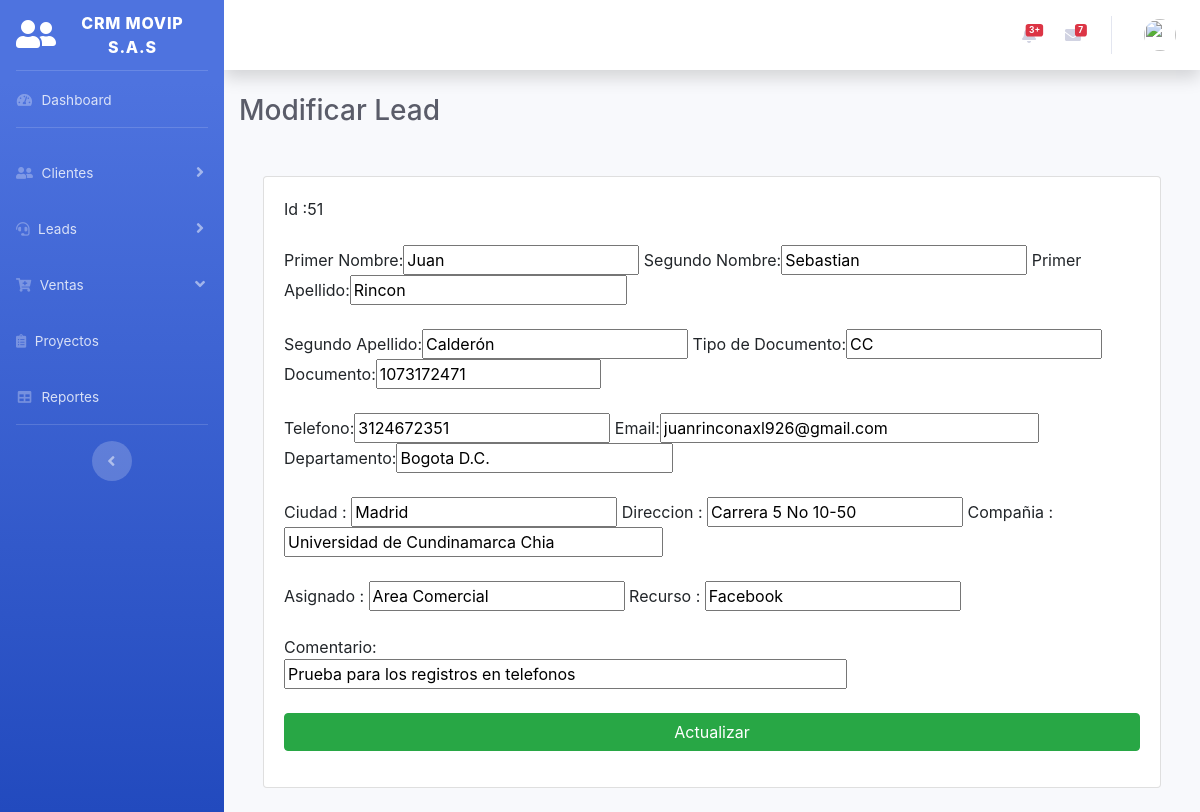
Page /modificarlead.php?id=51 (signed in) on the committed database.
### tables this page shows
CREATE TABLE `leads` (
  `id_lead` int(10) NOT NULL,
  `nombre_lead` varchar(50) NOT NULL,
  `segundo_nombre_lead` varchar(50) NOT NULL,
  `primer_apellido_lead` varchar(50) NOT NULL,
  `segundo_apellido_lead` varchar(50) NOT NULL,
  `tipodocumento_lead` varchar(100) NOT NULL,
  `documento_lead` int(20) NOT NULL,
  `telefono_lead` bigint(100) NOT NULL,
  `email_lead` varchar(50) NOT NULL,
  `departamento_lead` varchar(100) NOT NULL,
  `ciudad_lead` varchar(30) NOT NULL,
  `direccion_lead` varchar(100) NOT NULL,
  `estado_lead` int(20) NOT NULL,
  `compañia_lead` varchar(100) NOT NULL,
  `asignado_lead` varchar(30) NOT NULL,
  `comentario_lead` text NOT NULL,
  `recurso_lead` varchar(50) NOT NULL
);

### modificarlead.php (the view, shortened to what this page needs)
<?php
include("conlead.php");
$tipo_usuario = $_SESSION['tipo_usuario'];
$id_lead = $_GET['id'];
?>
<!DOCTYPE html>
<html lang="en">
<head>
  <link href="vendor/fontawesome-free/css/all.min.css" rel="stylesheet" type="text/css">
  <link href="css/sb-admin-2.min.css" rel="stylesheet">
  <link rel="stylesheet" href="files/bower_components/bootstrap/dist/css/bootstrap.min.css">
</head>
<body id="page-top">
  <div id="wrapper">
    <ul class="navbar-nav bg-gradient-primary sidebar sidebar-dark accordion" id="accordionSidebar">
      <a class="sidebar-brand d-flex align-items-center justify-content-center" href="principal.php">
        <div class="sidebar-brand-icon">
          <i class="fas fa-user-friends"></i>
        </div>
        <div class="sidebar-brand-text mx-3">CRM Movip S.A.S</div>
      </a>
      <hr class="sidebar-divider my-0">
      <li class="nav-item inactive">
        <a class="nav-link" href="principal.php">
          <i class="fas fa-fw fa-tachometer-alt"></i>
          <span>Dashboard</span></a>
      </li>
      <hr class="sidebar-divider">
      <?php if ($tipo_usuario == 1) { ?>
        <li class="nav-item">
          <a class="nav-link collapsed" href="#" data-toggle="collapse" data-target="#collapseTwo" aria-expanded="true" aria-controls="collapseTwo">
            <i class="fas fa-user-friends"></i>
            <span>Clientes</span>
          </a>
        </li>
        <li class="nav-item">
          <a class="nav-link collapsed" href="#" data-toggle="collapse" data-target="#collapseUtilities" aria-expanded="true" aria-controls="collapseUtilities">
            <i class="fas fa-headset"></i>
            <span>Leads</span>
          </a>
        </li>
        <li class="nav-item">
          <a class="nav-link" href="#" data-toggle="collapse" data-target="#collapsePages" aria-expanded="true" aria-controls="collapsePages">
            <i class=" fas fa-cart-plus"></i></i>
            <span>Ventas</span>
          </a>
        </li>
        <li class="nav-item">
          <a class="nav-link" href="charts.html">
            <i class="fas fa-clipboard-list "></i>
            <span>Proyectos</span></a>
        </li>
        <li class="nav-item">
          <a class="nav-link" href="reportes.php">
            <i class="fas fa-fw fa-table"></i>
            <span>Reportes</span></a>
        </li>
      <?php } ?>
      <hr class="sidebar-divider d-none d-md-block">
      <div class="text-center d-none d-md-inline">
        <button class="rounded-circle border-0" id="sidebarToggle"></button>
      </div>
    </ul>
    <div id="content-wrapper" class="d-flex flex-column">
      <div id="content">
        <nav class="navbar navbar-expand navbar-light bg-white topbar mb-4 static-top shadow">
          <ul class="navbar-nav ml-auto">
            <li class="nav-item dropdown no-arrow mx-1">
              <a class="nav-link dropdown-toggle" href="#" id="alertsDropdown" role="button" data-toggle="dropdown" aria-haspopup="true" aria-expanded="false">
                <span class="badge badge-danger badge-counter">3+</span>
              </a>
            </li>
            <li class="nav-item dropdown no-arrow mx-1">
              <a class="nav-link dropdown-toggle" href="#" id="messagesDropdown" role="button" data-toggle="dropdown" aria-haspopup="true" aria-expanded="false">
                <i class="fas fa-envelope fa-fw"></i>
                <span class="badge badge-danger badge-counter">7</span>
              </a>
            </li>
            <li class="nav-item dropdown no-arrow">
              <a class="nav-link dropdown-toggle" href="#" id="userDropdown" role="button" data-toggle="dropdown" aria-haspopup="true" aria-expanded="false">
                <img class="img-profile rounded-circle" src="https://source.unsplash.com/QAB-WJcbgJk/60x60">
              </a>
            </li>
          </ul>
        </nav>
        <div class="container-fluid">
          <div class="d-sm-flex align-items-center justify-content-between mb-4">
            <h1 class="h3 mb-0 text-gray-800">Modificar Lead</h1>
          </div>
          <fieldset>
            <div class="container p-4">
              <div class="group">
                <div class="card card-body">
                  <form class="form-contact" action="ModificacionLead.php" method="POST">
                    <div class="form-group" id="responsive-form">
                      <?php
                      $sql = "SELECT * FROM crmpry.leads WHERE id_lead = '$id_lead'";
                      $result = mysqli_query($conexion2, $sql);
                      while ($mostrar = mysqli_fetch_array($result)) {
                        echo 'Id :';
                        echo "<td>" . $mostrar['id_lead'] . "</td>";
                        echo " <br>";
                        echo " <br>";
                        echo 'Primer Nombre:';
                        echo "<input type='text' size='18' name='nombre_lead' value ='$mostrar[nombre_lead]'> ";
                        echo 'Segundo Nombre:';
                        echo "<input type='text' size='19' name='segundo_nombre_lead' value ='$mostrar[segundo_nombre_lead]'> ";
                        echo 'Primer Apellido:';
                        echo "<input type='text' size='22' name='primer_apellido_lead' value ='$mostrar[primer_apellido_lead]'> ";
                        echo " <br>";
                        echo " <br>";
                        echo 'Segundo Apellido:';
                        echo "<input type='text' size='21' name='segundo_apellido_lead' value ='$mostrar[segundo_apellido_lead]'> ";
                        echo 'Tipo de Documento:';
                        echo "<input type='text' size='20' name='tipodocumento_lead' value ='$mostrar[tipodocumento_lead]' > ";
                        echo 'Documento:';
                        echo "<input type='text' size='17' name='documento_lead' value ='$mostrar[documento_lead]'> ";
                        echo " <br>";
                        echo " <br>";
                        echo 'Telefono:';
                        echo "<input type='text' size='20' name='telefono_lead' value ='$mostrar[telefono_lead]'> ";
                        echo 'Email:';
                        echo "<input type='text' size='32' name='email_lead' value ='$mostrar[email_lead]'> ";
                        echo 'Departamento:';
                        echo "<input type='text' size='22' name='departamento_lead' value ='$mostrar[departamento_lead]'> ";
                        echo " <br>";
                        echo " <br>";
                        echo 'Ciudad : ';
                        echo "<input type='text' size='21' name='ciudad_lead' value ='$mostrar[ciudad_lead]'> ";
                        echo 'Direccion : ';
                        echo "<input type='text' size='20' name='direccion_lead' value ='$mostrar[direccion_lead]'> ";
                        echo 'Compañia : ';
                        echo "<input type='text' size='32' name='compañia_lead' value ='$mostrar[compañia_lead]'> ";
                        echo " <br>";
                        echo " <br>";
                        echo 'Asignado : ';
                        echo "<input type='text' size='20' name='asignado_lead' value ='$mostrar[asignado_lead]'> ";
                        echo 'Recurso : ';
                        echo "<input type='text' size='20' name='recurso_lead' value ='$mostrar[recurso_lead]'> ";
                        echo " <br>";
                        echo " <br>";
                        echo 'Comentario:';
                        echo " <br>";
                        echo "<input type='text' name='comentario_lead' size='50' value ='$mostrar[comentario_lead]'></textarea>";
                      }
                      ?>
                      <br>
                      <br>
                      <input type="submit" class="btn btn-success btn-block" name="actualizar" value="Actualizar">
          </fieldset>
        </div>
      </div>
    </div>
  </div>
</body>
</html>

### rows in the picture
leads: id_lead "51", nombre_lead "Juan", segundo_nombre_lead "Sebastian", primer_apellido_lead "Rincon", segundo_apellido_lead "Calderón", tipodocumento_lead "CC", documento_lead "1073172471", telefono_lead "3124672351", email_lead "juanrinconaxl926@gmail.com", departamento_lead "Bogota D.C.", ciudad_lead "Madrid", direccion_lead "Carrera 5 No 10-50", compañia_lead "Universidad de Cundinamarca Chia", asignado_lead "Area Comercial", recurso_lead "Facebook", comentario_lead "Prueba para los registros en telefonos"
